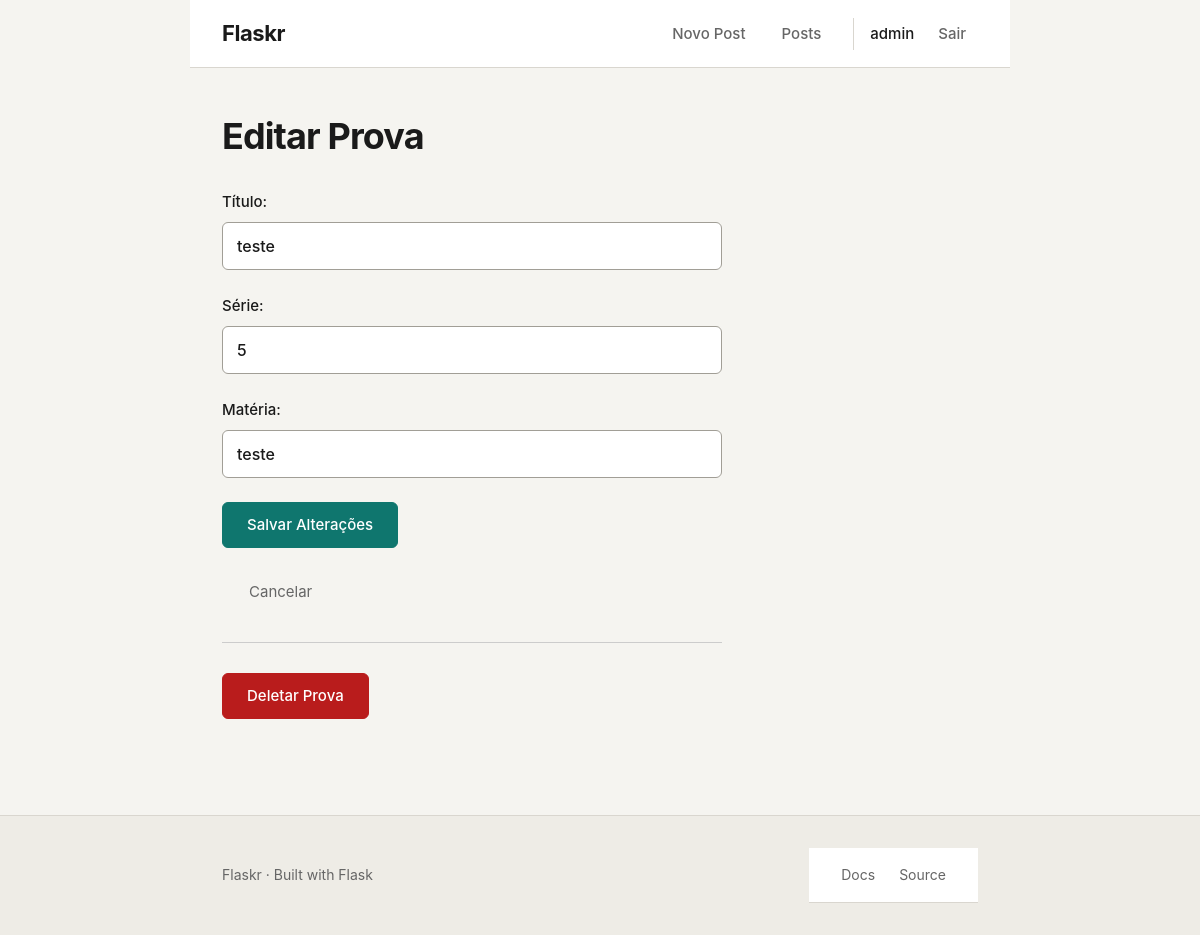
The page /1/update (signed in) on the database its author committed.
### tables this page shows
CREATE TABLE user (
    id INTEGER PRIMARY KEY AUTOINCREMENT,
    username TEXT UNIQUE NOT NULL,
    password TEXT NOT NULL,
    is_admin INTEGER NOT NULL DEFAULT 0 -- Nova coluna: 0 = normal, 1 = admin
);

CREATE TABLE provas (
    id INTEGER PRIMARY KEY AUTOINCREMENT,
    author_id INTEGER NOT NULL,
    created TIMESTAMP NOT NULL DEFAULT CURRENT_TIMESTAMP,
    titulo TEXT NOT NULL,
    serie TEXT NOT NULL,
    materia TEXT NOT NULL,
    FOREIGN KEY (author_id) REFERENCES user (id)
);

### flaskr/blog.py (the view, shortened to what this page needs)
@bp.route('/<int:id>/update', methods=('GET', 'POST'))
@login_required
def update(id):
    prova = get_prova(id)
    return render_template('blog/update.html', prova=prova)

### flaskr/auth.py (called while the page is built)
@bp.before_app_request
def load_logged_in_user():
    user_id = session.get('user_id')
    if user_id is None:
        g.user = None
    else:
        g.user = get_db().execute('SELECT * FROM user WHERE id = ?', (user_id,)).fetchone()

def login_required(view):
    @functools.wraps(view)
    def wrapped_view(**kwargs):
        if g.user is None:
            flash('Você precisa estar logado para acessar esta página.', 'error')
            return redirect(url_for('auth.login'))
        return view(**kwargs)
    return wrapped_view

### flaskr/blog.py (called while the page is built)
def get_prova(id, check_author=True):
    prova = get_db().execute(
        'SELECT p.id, titulo, serie, materia, author_id, username'
        ' FROM provas p JOIN user u ON p.author_id = u.id'
        ' WHERE p.id = ?',
        (id,)
    ).fetchone()
    if prova is None:
        abort(404, f"Prova id {id} não existe.")
    if check_author and g.user['is_admin'] == 0 and prova['author_id'] != g.user['id']:
        abort(403)
    return prova

### flaskr/db.py (called while the page is built)
def get_db():
    if 'db' not in g:
        g.db = sqlite3.connect(
            current_app.config['DATABASE'],
            detect_types=sqlite3.PARSE_DECLTYPES
        )
        g.db.row_factory = sqlite3.Row
        g.db.execute("PRAGMA foreign_keys = ON")
    return g.db

### flaskr/templates/blog/update.html (shortened to what this page needs)
{% extends 'base.html' %}
{% block content %}
    <h1>Editar Prova</h1>
    <form method="POST">
        <label>
            Título:
            <input
                type="text"
                name="titulo"
                value="{{ prova['titulo'] }}"
                required
                style="width: 100%; max-width: 500px;">
        </label>
        <label>
            Série:
            <input
                type="text"
                name="serie"
                value="{{ prova['serie'] }}"
                required
                style="width: 100%; max-width: 500px;">
        </label>
        <label>
            Matéria:
            <input
                type="text"
                name="materia"
                value="{{ prova['materia'] }}"
                required
                style="width: 100%; max-width: 500px;">
        </label>
        <button type="submit">Salvar Alterações</button>
        <a href="{{ url_for('blog.index') }}" style="margin-left: 15px;">
            Cancelar
        </a>
    </form>
    <hr style="margin: 30px 0; border: 0; border-top: 1px solid #ccc; max-width: 500px;">
    <form
        method="POST"
        action="{{ url_for('blog.delete', id=prova['id']) }}"
        onsubmit="return confirm('Tem certeza que deseja deletar esta prova permanentemente?');">
        <button type="submit" class="btn-danger">
            Deletar Prova
        </button>
    </form>
{% endblock %}

### flaskr/templates/base.html (shortened to what this page needs)
<!doctype html>
<html lang="pt-br">
<head>
    <link rel="stylesheet" href="{{ url_for('static', filename='style.css') }}">
</head>
<body>
    <nav>
        <a href="{{ url_for('blog.index') }}" class="logo">Flaskr</a>
        <div class="nav-links">
            {% if g.user %}
                <a href="{{ url_for('blog.create') }}">Novo Post</a>
                <a href="{{ url_for('blog.index') }}">Posts</a>
                <span class="user-info">
                    {{ g.user['username'] }}
                    <a href="{{ url_for('auth.logout') }}">Sair</a>
                </span>
            {% else %}
                <a href="{{ url_for('auth.register') }}">Register</a>
                <a href="{{ url_for('auth.login') }}">Log In</a>
            {% endif %}
        </div>
    </nav>
    <main>
        {% block content %}{% endblock %}
    </main>
    <footer>
        <div class="footer-inner">
            <span class="footer-brand">Flaskr · Built with Flask</span>
            <nav class="footer-links" aria-label="Links secundários">
                <a href="https://flask.palletsprojects.com/" target="_blank" rel="noopener">Docs</a>
                <a href="https://github.com/pallets/flask" target="_blank" rel="noopener">Source</a>
            </nav>
        </div>
    </footer>
</body>
</html>

### rows shown on the page
user: user.username "admin"
provas: titulo "teste", serie "5", materia "teste"
